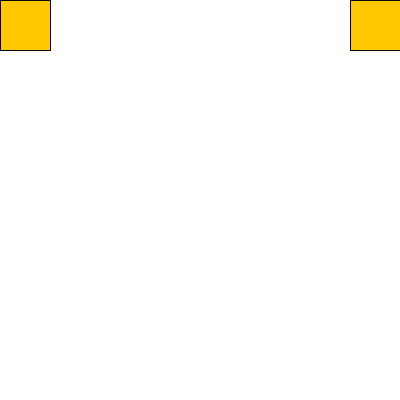
Frame 1 (no input)
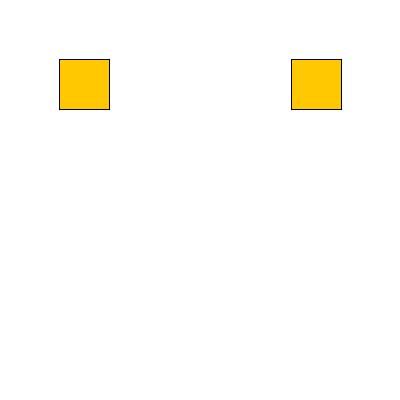
Frame 60 (the mouse pressed at the canvas centre just before this capture)
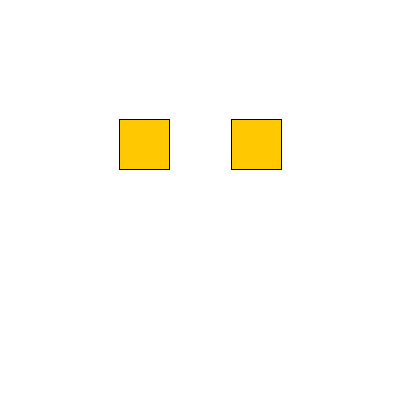
Frame 120 (the mouse held since frame 60 and released just before this capture)

The Processing sketch that drew these frames (run headless with seeded random() and noise(); from frame 60 on, the mouse is pressed at the canvas centre):

// Processing sketch: crossRect
// ── crossRect.pde
int size = 50;

int rx1 = 0;
int ry1 = 0;
int rx2 = 350;
int ry2 = 0;

void setup()
{
  size(400,400);
}

void draw()
{
  fill(#FFC800);
  background(255);
  rect(rx1,ry1,size,size);
  rect(rx2,ry2,size,size);
  rx1++;
  ry1++;
  
  rx2--;
  ry2++;
}
